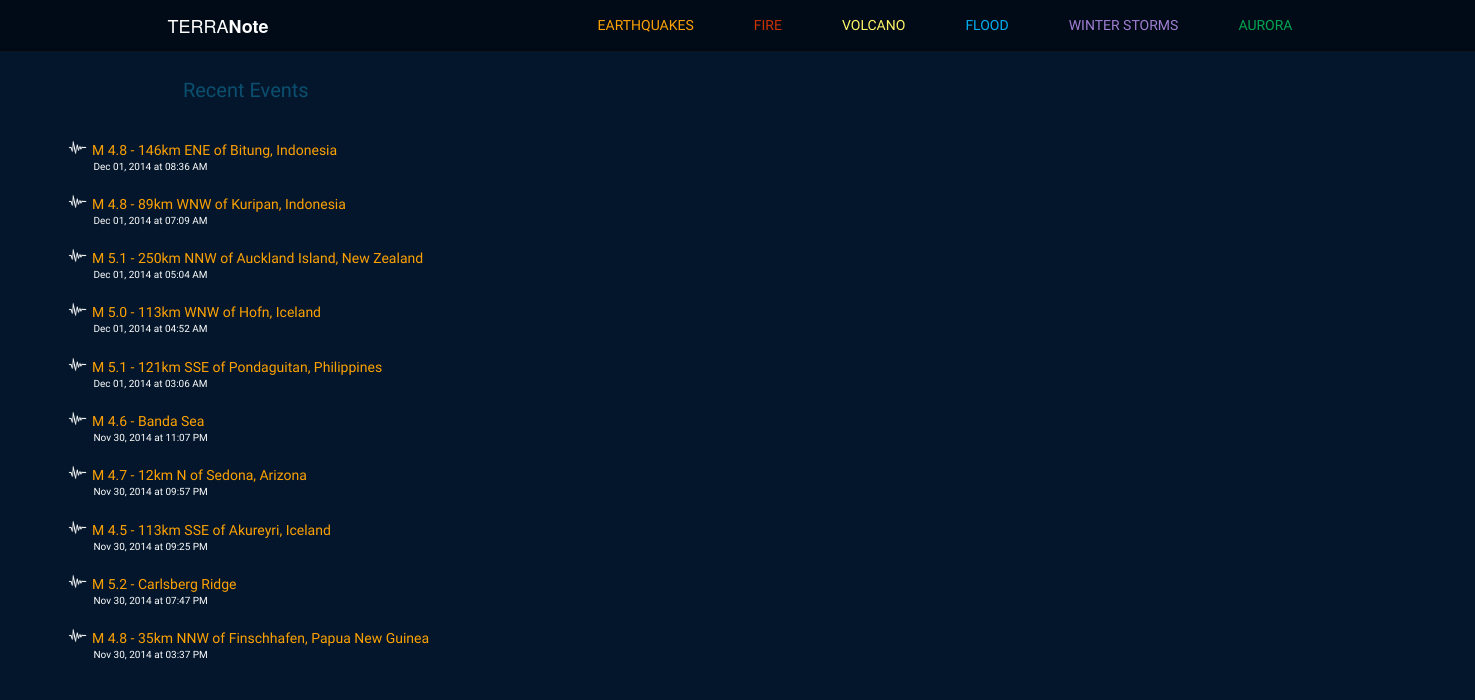
The page / on the database its author committed.
### model.py (models this page shows)
class Quake(Base):
    __tablename__ = "quakes"
    quake_id = Column(String(50), primary_key = True)
    quake_title = Column(String, nullable = False)
    quake_type = Column(String(25), nullable = False)
    magnitude = Column(Float, nullable = False)
    place = Column(String, nullable = False)
    latitude = Column(Float, nullable = False)
    longitude = Column(Float, nullable = False)
    depth = Column(Float, nullable = False)
    quake_datetime = Column(DateTime, nullable = False)
    url = Column(String, nullable = False)
    seismictype = Column(String, nullable = False)
    status = Column(String, nullable = False)
    felt = Column(Integer, nullable = True)
    tsunami = Column(Integer, nullable = True)
    recordtime = Column(DateTime, nullable = False)

### note.py (the view)
@app.route("/")
def home_map():
	topten = db_session.query(Quake).order_by(Quake.quake_datetime.desc()).limit(10)
	cols = Quake.__table__.columns
	json_compiled = {}
	for quake in topten:
		json_compiled[quake.quake_id] = {}
		json_compiled[quake.quake_id]['lat'] = quake.latitude
		json_compiled[quake.quake_id]['lng'] = quake.longitude
		json_compiled[quake.quake_id]['title'] = quake.quake_title
		json_compiled[quake.quake_id]['id'] = quake.quake_id
	print json_compiled
	recent_quakes = db_session.query(Quake).order_by(Quake.quake_datetime.desc()).limit(10)
	return render_template("home.html", recent_quakes=recent_quakes, top_ten=json_compiled)

### templates/home.html (shortened to what this page needs)
{% extends 'base.html' %}
{% block body %}
<div class="col-sm-4" class="event-list">
	<div class="col-sm-1"></div>
		<div class="col-sm-10" class="event-list" id="userpoint">
			<div class="row">
				<div id="recent-events">Recent Events</div>
			</div>
			<div class="row">
				{% for quake in recent_quakes %}
					<div class="quake-list">
						<img class="small-icon" src="/static/images/quake-icon.png"/>
						<div class="recent-title quake-orange"><a href="/quakes/{{ quake.quake_id }}">{{ quake.quake_title }}</a></div>
						<div class="recent-datetime">{{ quake.quake_datetime.strftime('%b %d, %Y at %I:%M %p') }}</div>
					</div>
				{% endfor %}
			</div>
		</div>
	<div class="col-sm-1"></div>
</div>
    <div class="col-sm-8">
        <div class="event-map" id="home-map"></div>
    </div>
{% endblock %}

### static/note.css (style rules this page uses)
body { background-color: #04162b; color: #FFFFFF }
a { color:inherit; text-decoration: none; }
.recent-title { font-size: 14px; text-decoration: none; font-family: 'Raleway', sans-serif; font-weight: 400; }
.recent-datetime { font-size: 10px; padding-left: 30px; }
#recent-events { font-size: 20px; text-align: center; padding-top: 25px; padding-bottom: 25px; font-family: 'Raleway', sans-serif; font-weight: 400; color: #0b4f6f; }
img.small-icon { height: 15px; padding-left: 5px; padding-right: 5px; float: left; }
#home-map { height:725px; width:1050px; }
.event-map { height:100%; width:500px; }
.quake-list { padding-left: 10px; padding-bottom: 10px; padding-top:10px; color: #FFFFFF; font-family: 'Raleway', sans-serif; font-weight: 400; }
.quake-orange { color: #fda204; }

### rows shown on the page
Quake: quake_title "M 4.8 - 146km ENE of Bitung, Indonesia", quake_datetime "Dec 01, 2014 at 08:36 AM"
Quake: quake_title "M 4.8 - 89km WNW of Kuripan, Indonesia", quake_datetime "Dec 01, 2014 at 07:09 AM"
Quake: quake_title "M 5.1 - 250km NNW of Auckland Island, New Zealand", quake_datetime "Dec 01, 2014 at 05:04 AM"
Quake: quake_title "M 5.0 - 113km WNW of Hofn, Iceland", quake_datetime "Dec 01, 2014 at 04:52 AM"
Quake: quake_title "M 5.1 - 121km SSE of Pondaguitan, Philippines", quake_datetime "Dec 01, 2014 at 03:06 AM"
Quake: quake_title "M 4.6 - Banda Sea", quake_datetime "Nov 30, 2014 at 11:07 PM"
Quake: quake_title "M 4.7 - 12km N of Sedona, Arizona", quake_datetime "Nov 30, 2014 at 09:57 PM"
Quake: quake_title "M 4.5 - 113km SSE of Akureyri, Iceland", quake_datetime "Nov 30, 2014 at 09:25 PM"
Quake: quake_title "M 5.2 - Carlsberg Ridge", quake_datetime "Nov 30, 2014 at 07:47 PM"
Quake: quake_title "M 4.8 - 35km NNW of Finschhafen, Papua New Guinea", quake_datetime "Nov 30, 2014 at 03:37 PM"
